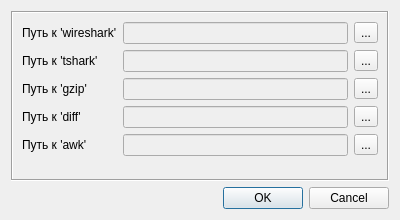
<?xml version="1.0" encoding="UTF-8"?>
<ui version="4.0">
 <class>Preferences</class>
 <widget class="QDialog" name="Preferences">
  <property name="geometry">
   <rect>
    <x>0</x>
    <y>0</y>
    <width>400</width>
    <height>220</height>
   </rect>
  </property>
  <property name="windowTitle">
   <string>Настройки</string>
  </property>
  <property name="windowIcon">
   <iconset resource="ostinato.qrc">
    <normaloff>:/icons/preferences.png</normaloff>:/icons/preferences.png</iconset>
  </property>
  <layout class="QVBoxLayout">
   <item>
    <widget class="QFrame" name="frame">
     <property name="frameShape">
      <enum>QFrame::Box</enum>
     </property>
     <property name="frameShadow">
      <enum>QFrame::Sunken</enum>
     </property>
     <layout class="QGridLayout">
      <item row="0" column="0">
       <widget class="QLabel" name="label">
        <property name="text">
         <string>Путь к 'wireshark'</string>
        </property>
        <property name="buddy">
         <cstring>wiresharkPathEdit</cstring>
        </property>
       </widget>
      </item>
      <item row="0" column="1">
       <widget class="QLineEdit" name="wiresharkPathEdit">
        <property name="enabled">
         <bool>false</bool>
        </property>
       </widget>
      </item>
      <item row="0" column="2">
       <widget class="QToolButton" name="wiresharkPathButton">
        <property name="text">
         <string>...</string>
        </property>
       </widget>
      </item>
      <item row="1" column="0">
       <widget class="QLabel" name="label_2">
        <property name="text">
         <string>Путь к 'tshark'</string>
        </property>
        <property name="buddy">
         <cstring>tsharkPathEdit</cstring>
        </property>
       </widget>
      </item>
      <item row="1" column="1">
       <widget class="QLineEdit" name="tsharkPathEdit">
        <property name="enabled">
         <bool>false</bool>
        </property>
       </widget>
      </item>
      <item row="1" column="2">
       <widget class="QToolButton" name="tsharkPathButton">
        <property name="text">
         <string>...</string>
        </property>
       </widget>
      </item>
      <item row="2" column="0">
       <widget class="QLabel" name="label_5">
        <property name="text">
         <string>Путь к 'gzip'</string>
        </property>
        <property name="buddy">
         <cstring>diffPathEdit</cstring>
        </property>
       </widget>
      </item>
      <item row="2" column="1">
       <widget class="QLineEdit" name="gzipPathEdit">
        <property name="enabled">
         <bool>false</bool>
        </property>
       </widget>
      </item>
      <item row="2" column="2">
       <widget class="QToolButton" name="gzipPathButton">
        <property name="text">
         <string>...</string>
        </property>
       </widget>
      </item>
      <item row="3" column="0">
       <widget class="QLabel" name="label_3">
        <property name="text">
         <string>Путь к 'diff'</string>
        </property>
        <property name="buddy">
         <cstring>diffPathEdit</cstring>
        </property>
       </widget>
      </item>
      <item row="3" column="1">
       <widget class="QLineEdit" name="diffPathEdit">
        <property name="enabled">
         <bool>false</bool>
        </property>
       </widget>
      </item>
      <item row="3" column="2">
       <widget class="QToolButton" name="diffPathButton">
        <property name="text">
         <string>...</string>
        </property>
       </widget>
      </item>
      <item row="4" column="0">
       <widget class="QLabel" name="label_4">
        <property name="text">
         <string>Путь к 'awk'</string>
        </property>
        <property name="buddy">
         <cstring>awkPathEdit</cstring>
        </property>
       </widget>
      </item>
      <item row="4" column="1">
       <widget class="QLineEdit" name="awkPathEdit">
        <property name="enabled">
         <bool>false</bool>
        </property>
       </widget>
      </item>
      <item row="4" column="2">
       <widget class="QToolButton" name="awkPathButton">
        <property name="text">
         <string>...</string>
        </property>
       </widget>
      </item>
      <item row="5" column="1">
       <spacer>
        <property name="orientation">
         <enum>Qt::Vertical</enum>
        </property>
        <property name="sizeHint" stdset="0">
         <size>
          <width>21</width>
          <height>61</height>
         </size>
        </property>
       </spacer>
      </item>
     </layout>
    </widget>
   </item>
   <item>
    <widget class="QDialogButtonBox" name="buttonBox">
     <property name="orientation">
      <enum>Qt::Horizontal</enum>
     </property>
     <property name="standardButtons">
      <set>QDialogButtonBox::Cancel|QDialogButtonBox::Ok</set>
     </property>
    </widget>
   </item>
  </layout>
 </widget>
 <tabstops>
  <tabstop>wiresharkPathEdit</tabstop>
  <tabstop>wiresharkPathButton</tabstop>
  <tabstop>tsharkPathEdit</tabstop>
  <tabstop>tsharkPathButton</tabstop>
  <tabstop>gzipPathEdit</tabstop>
  <tabstop>gzipPathButton</tabstop>
  <tabstop>diffPathEdit</tabstop>
  <tabstop>diffPathButton</tabstop>
  <tabstop>awkPathEdit</tabstop>
  <tabstop>awkPathButton</tabstop>
  <tabstop>buttonBox</tabstop>
 </tabstops>
 <resources>
  <include location="ostinato.qrc"/>
 </resources>
 <connections>
  <connection>
   <sender>buttonBox</sender>
   <signal>accepted()</signal>
   <receiver>Preferences</receiver>
   <slot>accept()</slot>
   <hints>
    <hint type="sourcelabel">
     <x>248</x>
     <y>254</y>
    </hint>
    <hint type="destinationlabel">
     <x>157</x>
     <y>274</y>
    </hint>
   </hints>
  </connection>
  <connection>
   <sender>buttonBox</sender>
   <signal>rejected()</signal>
   <receiver>Preferences</receiver>
   <slot>reject()</slot>
   <hints>
    <hint type="sourcelabel">
     <x>316</x>
     <y>260</y>
    </hint>
    <hint type="destinationlabel">
     <x>286</x>
     <y>274</y>
    </hint>
   </hints>
  </connection>
 </connections>
</ui>
